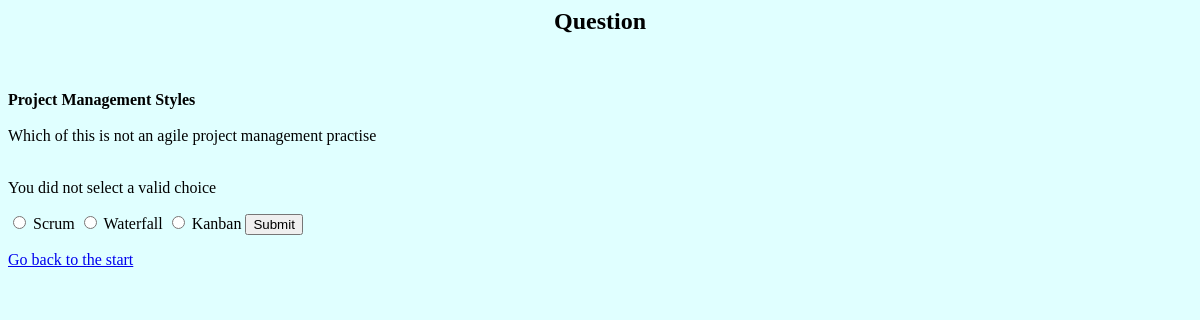
Before: /quiz/result/4/ with the older database file.
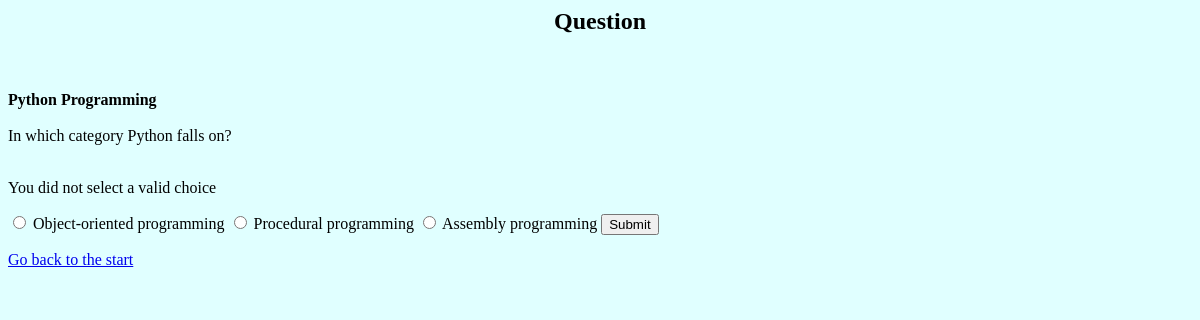
After: the same page with the newer database file.
### quiz/models.py (models this page shows, shortened)
class Question(models.Model):
    question_heading = models.CharField(max_length=250)
    question_text = models.CharField(max_length=500)
    quiz = models.ForeignKey(Quiz, on_delete=models.CASCADE)

class Answer(models.Model):
    answer_text = models.CharField(max_length=500)
    question = models.ForeignKey(Question, on_delete= models.CASCADE)
    right_answer = models.BooleanField(default=False)

### quiz/views.py (the view, shortened to what this page needs)
# urls.py: path('result/<int:question_id>/', views.result, name='result'),
def result(request, question_id):
   question = Question.objects.get(pk=question_id)
   answer_number = question_id
   while answer_number >= 6:
       answer_number = answer_number -5
   next_one = question_id + 1
   correct_answer = ""
   for answ in Answer.objects.all():
       if answ.question_id == question_id:
           if answ.right_answer == True:
               correct_answer = answ
   try:
        selected_answer = question.answer_set.get(pk=request.POST['answer'])
   except (KeyError, Answer.DoesNotExist):
       return render(request, 'quiz/page.html', {
            'question': question,
            'error_message': "You did not select a valid choice",
        })

### quiz/templates/quiz/page.html (shortened to what this page needs)
<body style = "background-color:LightCyan;">
<h2 align="center"> Question  {{question_number}} </h2> <br> <br>
<b>{{question.question_heading}} </b> <br> <br>
{{question.question_text}} <br> <br>
{% if error_message %}
<p> {{error_message}}</p>
{% endif %}
<form action = "{% url 'quiz:result' question_id%}" method="post">
    {% for answer in question.answer_set.all %}
    <input type = "radio" id = "answer{{forloop.counter}}" name= "answer" value="{{answer.id}}" >
    {{answer.answer_text}}
{% endfor %}
    <input type = "submit", value = "Submit">
</form>
<a href = "{% url 'quiz:index' %}" > Go back to the start </a>

Changed rows visible on the page:
no longer on this page (row edited): Answer: answer_text "Kanban"
changed Question: question_heading "Project Management Styles" → "Python Programming"; question_text "Which of this is not an agile project management practise" → "In which category Python falls on?"
added Answer: answer_text "Object-oriented programming"
changed Answer: answer_text "Scrum" → "Procedural programming"
changed Answer: answer_text "Waterfall" → "Assembly programming"
